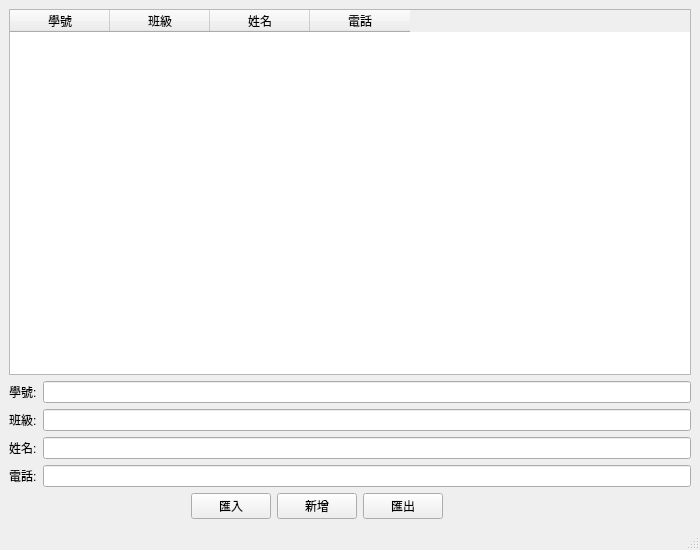
<?xml version="1.0" encoding="UTF-8"?>
<ui version="4.0">
 <class>MainWindow</class>
 <widget class="QMainWindow" name="MainWindow">
  <property name="geometry">
   <rect>
    <x>0</x>
    <y>0</y>
    <width>700</width>
    <height>550</height>
   </rect>
  </property>
  <property name="windowTitle">
   <string>MainWindow</string>
  </property>
  <widget class="QWidget" name="centralwidget">
   <layout class="QVBoxLayout" name="verticalLayout">
    <item>
     <widget class="QTableWidget" name="tableWidget">
      <column>
       <property name="text">
        <string>學號</string>
       </property>
      </column>
      <column>
       <property name="text">
        <string>班級</string>
       </property>
      </column>
      <column>
       <property name="text">
        <string>姓名</string>
       </property>
      </column>
      <column>
       <property name="text">
        <string>電話</string>
       </property>
      </column>
     </widget>
    </item>
    <item>
     <layout class="QFormLayout" name="formLayout">
      <item row="0" column="0">
       <widget class="QLabel" name="label">
        <property name="text">
         <string>學號:</string>
        </property>
       </widget>
      </item>
      <item row="0" column="1">
       <widget class="QLineEdit" name="lineEditId"/>
      </item>
      <item row="1" column="0">
       <widget class="QLabel" name="label_2">
        <property name="text">
         <string>班級:</string>
        </property>
       </widget>
      </item>
      <item row="1" column="1">
       <widget class="QLineEdit" name="lineEditClass"/>
      </item>
      <item row="2" column="0">
       <widget class="QLabel" name="label_3">
        <property name="text">
         <string>姓名:</string>
        </property>
       </widget>
      </item>
      <item row="2" column="1">
       <widget class="QLineEdit" name="lineEditName"/>
      </item>
      <item row="3" column="0">
       <widget class="QLabel" name="label_4">
        <property name="text">
         <string>電話:</string>
        </property>
       </widget>
      </item>
      <item row="3" column="1">
       <widget class="QLineEdit" name="lineEditPhone"/>
      </item>
     </layout>
    </item>
    <item>
     <layout class="QHBoxLayout" name="horizontalLayout">
      <item>
       <spacer name="horizontalSpacer">
        <property name="orientation">
         <enum>Qt::Orientation::Horizontal</enum>
        </property>
        <property name="sizeHint" stdset="0">
         <size>
          <width>158</width>
          <height>20</height>
         </size>
        </property>
       </spacer>
      </item>
      <item>
       <widget class="QPushButton" name="btnImport">
        <property name="text">
         <string>匯入</string>
        </property>
       </widget>
      </item>
      <item>
       <widget class="QPushButton" name="btnAdd">
        <property name="text">
         <string>新增</string>
        </property>
       </widget>
      </item>
      <item>
       <widget class="QPushButton" name="btnExport">
        <property name="text">
         <string>匯出</string>
        </property>
       </widget>
      </item>
      <item>
       <spacer name="horizontalSpacer_2">
        <property name="orientation">
         <enum>Qt::Orientation::Horizontal</enum>
        </property>
        <property name="sizeHint" stdset="0">
         <size>
          <width>248</width>
          <height>20</height>
         </size>
        </property>
       </spacer>
      </item>
     </layout>
    </item>
   </layout>
   <zorder>tableWidget</zorder>
   <zorder>btnExport</zorder>
   <zorder>btnImport</zorder>
   <zorder>lineEditId</zorder>
   <zorder>lineEditClass</zorder>
   <zorder>lineEditName</zorder>
   <zorder>lineEditPhone</zorder>
   <zorder>btnAdd</zorder>
   <zorder>label</zorder>
   <zorder>label_2</zorder>
   <zorder>label_3</zorder>
   <zorder>label_4</zorder>
   <zorder>lineEditId</zorder>
   <zorder>lineEditClass</zorder>
   <zorder>lineEditName</zorder>
   <zorder>btnExport</zorder>
   <zorder>btnImport</zorder>
   <zorder>btnAdd</zorder>
   <zorder>horizontalSpacer</zorder>
   <zorder>horizontalSpacer_2</zorder>
  </widget>
  <widget class="QMenuBar" name="menubar">
   <property name="geometry">
    <rect>
     <x>0</x>
     <y>0</y>
     <width>700</width>
     <height>21</height>
    </rect>
   </property>
  </widget>
  <widget class="QStatusBar" name="statusbar"/>
 </widget>
 <resources/>
 <connections/>
</ui>
